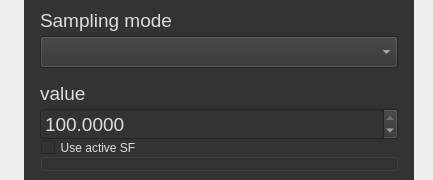
<?xml version="1.0" encoding="UTF-8"?>
<ui version="4.0">
 <class>SubsamplingDialog</class>
 <widget class="QWidget" name="SubsamplingDialog">
  <property name="geometry">
   <rect>
    <x>0</x>
    <y>0</y>
    <width>433</width>
    <height>180</height>
   </rect>
  </property>
  <property name="minimumSize">
   <size>
    <width>400</width>
    <height>0</height>
   </size>
  </property>
  <property name="windowTitle">
   <string/>
  </property>
  <property name="styleSheet">
   <string notr="true">color: rgb(221, 221, 221);</string>
  </property>
  <layout class="QVBoxLayout" name="verticalLayout_2">
   <property name="spacing">
    <number>10</number>
   </property>
   <property name="leftMargin">
    <number>24</number>
   </property>
   <property name="topMargin">
    <number>0</number>
   </property>
   <property name="rightMargin">
    <number>24</number>
   </property>
   <property name="bottomMargin">
    <number>0</number>
   </property>
   <item>
    <widget class="QWidget" name="widget" native="true">
     <property name="minimumSize">
      <size>
       <width>390</width>
       <height>180</height>
      </size>
     </property>
     <property name="maximumSize">
      <size>
       <width>390</width>
       <height>180</height>
      </size>
     </property>
     <property name="styleSheet">
      <string notr="true">background-color: rgb(51, 51, 51);
color: rgb(221, 221, 221);</string>
     </property>
     <layout class="QVBoxLayout" name="verticalLayout">
      <property name="spacing">
       <number>0</number>
      </property>
      <property name="leftMargin">
       <number>16</number>
      </property>
      <property name="topMargin">
       <number>4</number>
      </property>
      <property name="rightMargin">
       <number>16</number>
      </property>
      <item>
       <widget class="QLabel" name="label_4">
        <property name="minimumSize">
         <size>
          <width>0</width>
          <height>32</height>
         </size>
        </property>
        <property name="maximumSize">
         <size>
          <width>16777215</width>
          <height>32</height>
         </size>
        </property>
        <property name="font">
         <font>
          <pointsize>14</pointsize>
         </font>
        </property>
        <property name="styleSheet">
         <string notr="true">background-color: rgb(51, 51, 51);</string>
        </property>
        <property name="text">
         <string>Sampling mode</string>
        </property>
       </widget>
      </item>
      <item>
       <widget class="QComboBox" name="samplingMethod">
        <property name="minimumSize">
         <size>
          <width>0</width>
          <height>32</height>
         </size>
        </property>
        <property name="maximumSize">
         <size>
          <width>16777215</width>
          <height>32</height>
         </size>
        </property>
        <property name="font">
         <font>
          <pointsize>14</pointsize>
         </font>
        </property>
        <property name="styleSheet">
         <string notr="true">background-color: rgb(51, 51, 51);
padding-left:10px;</string>
        </property>
       </widget>
      </item>
      <item>
       <spacer name="verticalSpacer">
        <property name="orientation">
         <enum>Qt::Vertical</enum>
        </property>
        <property name="sizeType">
         <enum>QSizePolicy::Fixed</enum>
        </property>
        <property name="sizeHint" stdset="0">
         <size>
          <width>20</width>
          <height>10</height>
         </size>
        </property>
       </spacer>
      </item>
      <item>
       <widget class="QLabel" name="valueLabel">
        <property name="minimumSize">
         <size>
          <width>0</width>
          <height>32</height>
         </size>
        </property>
        <property name="maximumSize">
         <size>
          <width>16777215</width>
          <height>32</height>
         </size>
        </property>
        <property name="font">
         <font>
          <pointsize>14</pointsize>
         </font>
        </property>
        <property name="styleSheet">
         <string notr="true">background-color: rgb(51, 51, 51);</string>
        </property>
        <property name="text">
         <string>value</string>
        </property>
       </widget>
      </item>
      <item>
       <widget class="QDoubleSpinBox" name="samplingValue">
        <property name="minimumSize">
         <size>
          <width>0</width>
          <height>32</height>
         </size>
        </property>
        <property name="maximumSize">
         <size>
          <width>16777215</width>
          <height>32</height>
         </size>
        </property>
        <property name="font">
         <font>
          <pointsize>14</pointsize>
         </font>
        </property>
        <property name="alignment">
         <set>Qt::AlignLeading|Qt::AlignLeft|Qt::AlignVCenter</set>
        </property>
        <property name="decimals">
         <number>4</number>
        </property>
        <property name="maximum">
         <double>100.000000000000000</double>
        </property>
        <property name="singleStep">
         <double>0.010000000000000</double>
        </property>
        <property name="value">
         <double>100.000000000000000</double>
        </property>
       </widget>
      </item>
      <item>
       <widget class="QGroupBox" name="sfGroupBox">
        <property name="enabled">
         <bool>false</bool>
        </property>
        <property name="toolTip">
         <string>To modulate the sampling distance with a scalar field value</string>
        </property>
        <property name="title">
         <string>Use active SF</string>
        </property>
        <property name="flat">
         <bool>false</bool>
        </property>
        <property name="checkable">
         <bool>true</bool>
        </property>
        <property name="checked">
         <bool>false</bool>
        </property>
        <layout class="QGridLayout" name="gridLayout">
         <item row="0" column="2">
          <widget class="QLabel" name="label_2">
           <property name="text">
            <string>Spacing value</string>
           </property>
          </widget>
         </item>
         <item row="1" column="0">
          <widget class="QLabel" name="label_3">
           <property name="text">
            <string>min</string>
           </property>
          </widget>
         </item>
         <item row="1" column="1">
          <widget class="QLabel" name="minSFlabel">
           <property name="sizePolicy">
            <sizepolicy hsizetype="Preferred" vsizetype="Preferred">
             <horstretch>1</horstretch>
             <verstretch>0</verstretch>
            </sizepolicy>
           </property>
           <property name="text">
            <string notr="true">0</string>
           </property>
          </widget>
         </item>
         <item row="1" column="2">
          <widget class="QDoubleSpinBox" name="minSFSpacingDoubleSpinBox">
           <property name="sizePolicy">
            <sizepolicy hsizetype="Minimum" vsizetype="Fixed">
             <horstretch>2</horstretch>
             <verstretch>0</verstretch>
            </sizepolicy>
           </property>
           <property name="decimals">
            <number>6</number>
           </property>
           <property name="maximum">
            <double>1000000000.000000000000000</double>
           </property>
          </widget>
         </item>
         <item row="2" column="0">
          <widget class="QLabel" name="label_5">
           <property name="text">
            <string>max</string>
           </property>
          </widget>
         </item>
         <item row="2" column="1">
          <widget class="QLabel" name="maxSFlabel">
           <property name="sizePolicy">
            <sizepolicy hsizetype="Preferred" vsizetype="Preferred">
             <horstretch>1</horstretch>
             <verstretch>0</verstretch>
            </sizepolicy>
           </property>
           <property name="text">
            <string notr="true">100</string>
           </property>
          </widget>
         </item>
         <item row="2" column="2">
          <widget class="QDoubleSpinBox" name="maxSFSpacingDoubleSpinBox">
           <property name="sizePolicy">
            <sizepolicy hsizetype="Minimum" vsizetype="Fixed">
             <horstretch>2</horstretch>
             <verstretch>0</verstretch>
            </sizepolicy>
           </property>
           <property name="decimals">
            <number>6</number>
           </property>
           <property name="maximum">
            <double>1000000000.000000000000000</double>
           </property>
           <property name="value">
            <double>1.000000000000000</double>
           </property>
          </widget>
         </item>
         <item row="0" column="0" colspan="2">
          <widget class="QLabel" name="label">
           <property name="text">
            <string>SF value</string>
           </property>
          </widget>
         </item>
        </layout>
       </widget>
      </item>
     </layout>
    </widget>
   </item>
  </layout>
 </widget>
 <tabstops>
  <tabstop>samplingMethod</tabstop>
 </tabstops>
 <resources/>
 <connections>
  <connection>
   <sender>sfGroupBox</sender>
   <signal>toggled(bool)</signal>
   <receiver>samplingValue</receiver>
   <slot>setDisabled(bool)</slot>
   <hints>
    <hint type="sourcelabel">
     <x>199</x>
     <y>198</y>
    </hint>
    <hint type="destinationlabel">
     <x>84</x>
     <y>123</y>
    </hint>
   </hints>
  </connection>
 </connections>
</ui>
